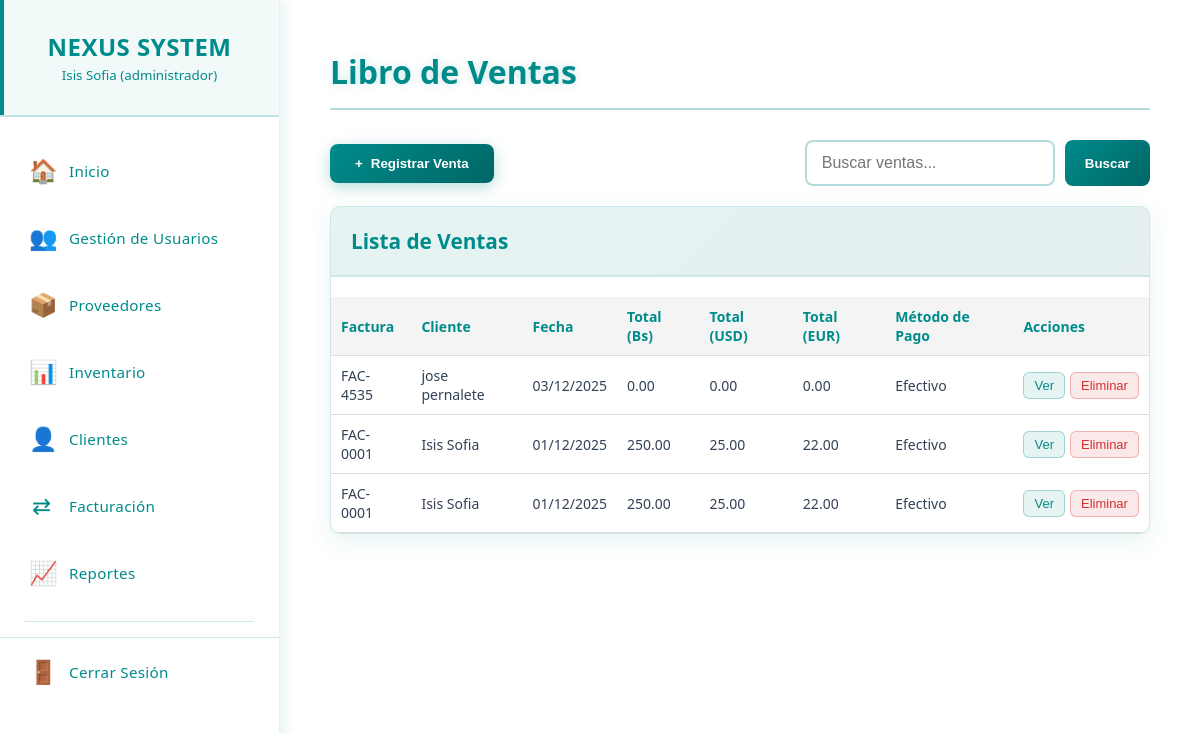
The app's page /venta.php (signed in), older data.
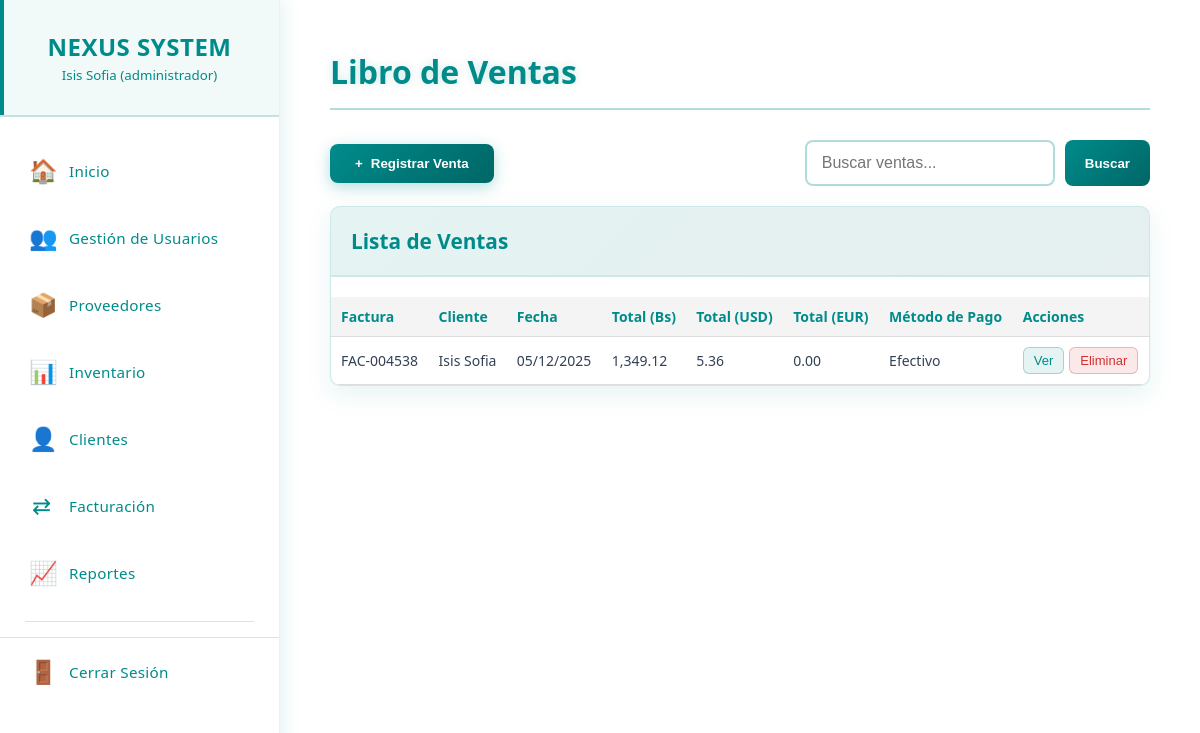
The same page, newer data.
### tables this page shows
CREATE TABLE `ventas` (
  `id_venta` int(11) NOT NULL,
  `cliente` varchar(100) DEFAULT NULL,
  `fecha` date DEFAULT NULL,
  `metodo_pago` varchar(50) DEFAULT NULL,
  `total_bs` decimal(12,2) DEFAULT 0.00,
  `id_cliente` int(11) DEFAULT NULL,
  `total_usd` decimal(12,2) DEFAULT 0.00,
  `total_eur` decimal(12,2) DEFAULT NULL,
  `tasa_usd` decimal(12,4) DEFAULT 0.0000,
  `tasa_eur` decimal(12,4) DEFAULT 0.0000,
  `nro_factura` varchar(20) DEFAULT NULL
);

### venta.php (the view, shortened to what this page needs)
<?php
require_once 'menu.php';
?>
<!DOCTYPE html>
<html lang="es">
<head>
  <link rel="stylesheet" href="css/ventas.css">
</head>
<body>
<main class="main-content">
  <div class="content-wrapper">
    <div class="page-header">
      <h1 class="page-title">Libro de Ventas</h1>
    </div>
    <div class="controls-container">
      <button class="btn-agregar" onclick="abrirModalVenta()">
        <span>+</span> Registrar Venta
      </button>
      <div class="filtros-container">
          <div class="search-container">
            <input type="text" name="busqueda" class="search-input" placeholder="Buscar ventas...">
            <button type="submit" class="btn-buscar">Buscar</button>
          </div>
      </div>
    </div>
    <div class="users-table">
  <div class="table-header">
    <h3>Lista de Ventas</h3>
  </div>
  <div class="table-container">
    <table>
      <thead>
  <tr>
    <th>Factura</th>
    <th>Cliente</th>
    <th>Fecha</th>
    <th>Total (Bs)</th>
    <th>Total (USD)</th>
    <th>Total (EUR)</th>
    <th>Método de Pago</th>
    <th>Acciones</th>
  </tr>
</thead>
<tbody>
  <?php
$sql = "SELECT * FROM ventas WHERE 1=1";
$params = [];
$sql .= " ORDER BY fecha DESC";
$stmt = $pdo->prepare($sql);
$stmt->execute($params);
  while ($venta = $stmt->fetch(PDO::FETCH_ASSOC)):
  ?>
  <tr>
  <td><?= htmlspecialchars($venta['nro_factura']) ?></td>
  <td><?= htmlspecialchars($venta['cliente']) ?></td>
  <td><?= date('d/m/Y', strtotime($venta['fecha'])) ?></td>
  <td><?= number_format($venta['total_bs'], 2) ?></td>
  <td><?= number_format($venta['total_usd'], 2) ?></td>
  <td><?= number_format($venta['total_eur'], 2) ?></td>
  <td><?= htmlspecialchars($venta['metodo_pago']) ?></td>
  <td>
    <div class="acciones-container">
      <button class="btn-action btn-editar">Ver</button>
      <button class="btn-action btn-eliminar">Eliminar</button>
    </div>
  </td>
</tr>
<?php endwhile; ?>
</tbody>
    </table>
  </div>
</div>
</div>
</div>
</body>
</html>

Row changes from the older to the newer data that the page shows:
removed ventas: nro_factura "FAC-4535", cliente "jose pernalete", fecha "03/12/2025", total_bs "0.00", total_usd "0.00", total_eur "0.00", metodo_pago "Efectivo"
removed ventas: nro_factura "FAC-0001", cliente "Isis Sofia", fecha "01/12/2025", total_bs "250.00", total_usd "25.00", total_eur "22.00", metodo_pago "Efectivo"
removed ventas: nro_factura "FAC-0001", cliente "Isis Sofia", fecha "01/12/2025", total_bs "250.00", total_usd "25.00", total_eur "22.00", metodo_pago "Efectivo"
added ventas: nro_factura "FAC-004538", cliente "Isis Sofia", fecha "05/12/2025", total_bs "1,349.12", total_usd "5.36", total_eur "0.00", metodo_pago "Efectivo"
